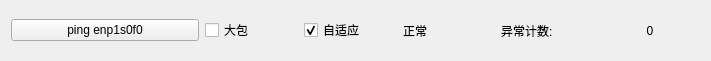
    <widget class="QWidget" name="horizontalLayoutWidget">
     <property name="geometry">
      <rect>
       <x>6</x>
       <y>590</y>
       <width>711</width>
       <height>61</height>
      </rect>
     </property>
     <layout class="QHBoxLayout" name="horizontalLayout">
      <item>
       <widget class="QPushButton" name="pushButton_2">
        <property name="sizePolicy">
         <sizepolicy hsizetype="Fixed" vsizetype="Fixed">
          <horstretch>188</horstretch>
          <verstretch>0</verstretch>
         </sizepolicy>
        </property>
        <property name="minimumSize">
         <size>
          <width>188</width>
          <height>0</height>
         </size>
        </property>
        <property name="maximumSize">
         <size>
          <width>188</width>
          <height>16777215</height>
         </size>
        </property>
        <property name="styleSheet">
         <string notr="true">font: 20pt &quot;Ubuntu&quot;;</string>
        </property>
        <property name="text">
         <string>ping enp1s0f0</string>
        </property>
       </widget>
      </item>
      <item>
       <widget class="QCheckBox" name="checkBox_bigpack1">
        <property name="styleSheet">
         <string notr="true">font: 20pt &quot;Ubuntu&quot;;</string>
        </property>
        <property name="text">
         <string>大包</string>
        </property>
       </widget>
      </item>
      <item>
       <widget class="QCheckBox" name="checkBox_adap1">
        <property name="styleSheet">
         <string notr="true">font: 20pt &quot;Ubuntu&quot;;</string>
        </property>
        <property name="text">
         <string>自适应</string>
        </property>
        <property name="checked">
         <bool>true</bool>
        </property>
       </widget>
      </item>
      <item>
       <widget class="QLabel" name="label_ping_stat1">
        <property name="styleSheet">
         <string notr="true">font: 20pt &quot;Ubuntu&quot;;</string>
        </property>
        <property name="text">
         <string>正常</string>
        </property>
       </widget>
      </item>
      <item>
       <widget class="QLabel" name="label_65">
        <property name="styleSheet">
         <string notr="true">font: 20pt &quot;Ubuntu&quot;;</string>
        </property>
        <property name="text">
         <string>异常计数:</string>
        </property>
       </widget>
      </item>
      <item>
       <widget class="QLabel" name="label_ping_err1">
        <property name="minimumSize">
         <size>
          <width>100</width>
          <height>0</height>
         </size>
        </property>
        <property name="styleSheet">
         <string notr="true">font: 20pt &quot;Ubuntu&quot;;</string>
        </property>
        <property name="text">
         <string>0</string>
        </property>
        <property name="alignment">
         <set>Qt::AlignCenter</set>
        </property>
       </widget>
      </item>
     </layout>
    </widget>
